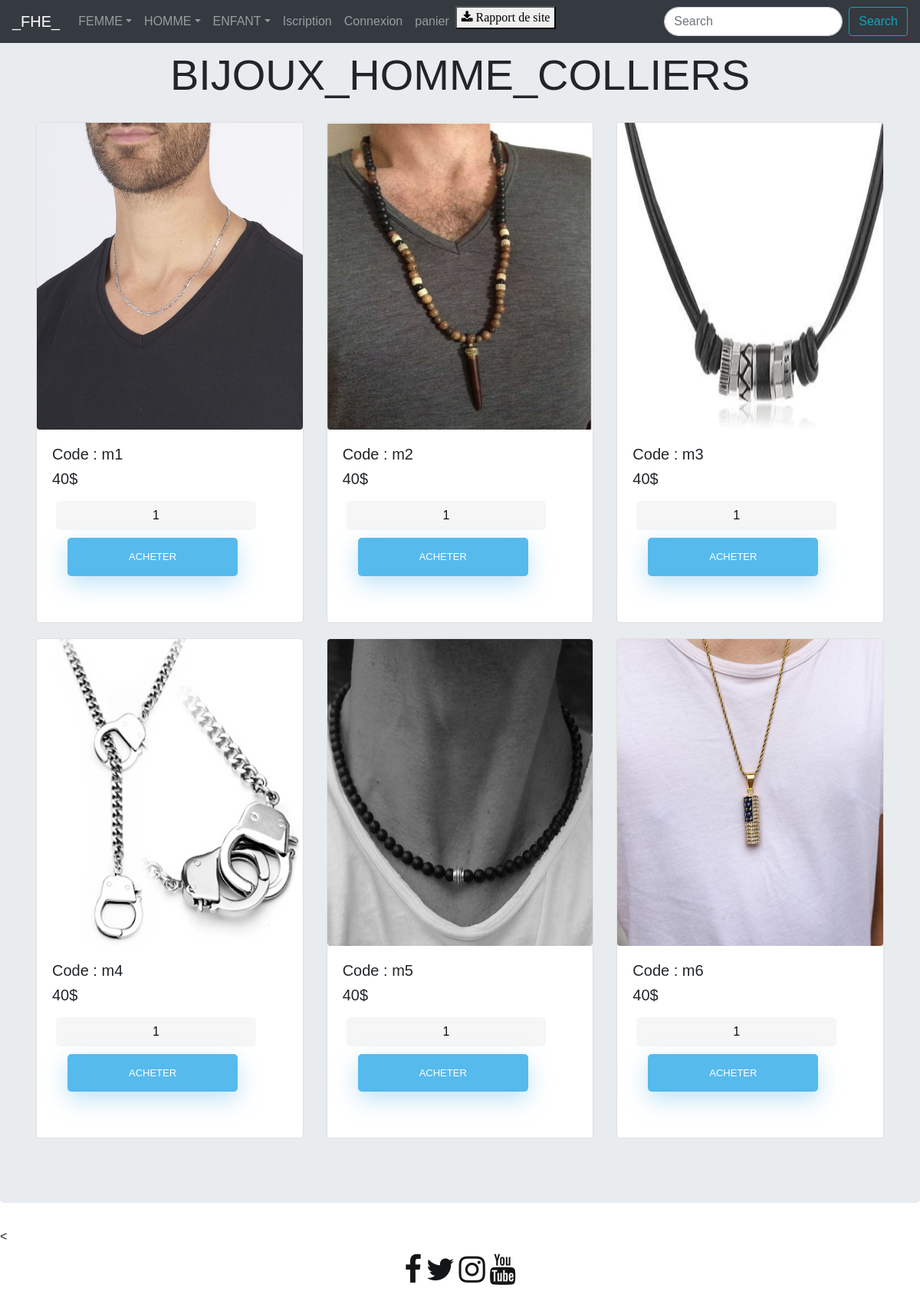
Page /colliersH.php on the committed database.
### tables this page shows
CREATE TABLE `product` (
  `id` int(11) NOT NULL,
  `pname` varchar(255) DEFAULT NULL,
  `image` varchar(255) DEFAULT NULL,
  `price` double DEFAULT NULL
);

### colliersH.php (the view, shortened to what this page needs)
 <!doctype html>
 <html lang="en">
   <head>
     <link rel="stylesheet" href="https://stackpath.bootstrapcdn.com/bootstrap/4.3.1/css/bootstrap.min.css">
     <link rel="stylesheet" href="https://cdnjs.cloudflare.com/ajax/libs/font-awesome/4.7.0/css/font-awesome.min.css">
     <link rel="stylesheet" type="text/css" href="ACCUEIL.css">
 </head>
   <body>
<div class="jumbotron" >
  <div class="container-fluid padding">
    <div class="row welcome text-center">
      <div class="col-12 ">
        <h1 class="display-4">BIJOUX_HOMME_COLLIERS</h1>
      </div>
    </div>
  </div>
  <div class="container-fluid padding">
  <div class="row">
    <div class="col-md-4 col-xs-4 col-sm-3 col-md-2">
      <div class="card">
       <?php
          $conn = mysqli_connect("localhost","id13014500_root","chaimaelmejgari","id13014500_ex_db");
          $query = "SELECT * FROM product where id=84 ";
            $result = mysqli_query($conn,$query);
            if(mysqli_num_rows($result) > 0) {
                while ($row = mysqli_fetch_array($result)) { ?>
                        <form method="post" action="cart.php?action=add&id=<?php echo $row["id"]; ?>">
                                 <img src="<?php echo $row["image"]; ?>" class="card-img-top rounded mx-auto d-block">
                                <div class="card-body">
                                <h5 class="card-text"><?php echo $row["pname"]; ?></h5>
                                <h5 class="card-title"><?php echo $row["price"]; ?>$</h5>
                                <input type="text" name="quantity" class="form-control" value="1">
                                <input class="btn btn-outline-secondary" type="submit" name="add"
                                       value="acheter">
                                       </div>
                        </form>
                    <?php
                }
            }
        ?>
      </div>
    </div>
    <div class="col-md-4 col-xs-4 col-sm-3 col-md-2">
      <div class="card">
        <?php
          $conn = mysqli_connect("localhost","id13014500_root","chaimaelmejgari","id13014500_ex_db");
          $query = "SELECT * FROM product where id=85 ";
            $result = mysqli_query($conn,$query);
            if(mysqli_num_rows($result) > 0) {
                while ($row = mysqli_fetch_array($result)) { ?>
                        <form method="post" action="cart.php?action=add&id=<?php echo $row["id"]; ?>">
                                 <img src="<?php echo $row["image"]; ?>" class="card-img-top rounded mx-auto d-block">
                                <div class="card-body">
                                <h5 class="card-text"><?php echo $row["pname"]; ?></h5>
                                <h5 class="card-title"><?php echo $row["price"]; ?>$</h5>
                                <input type="text" name="quantity" class="form-control" value="1">
                                <input class="btn btn-outline-secondary" type="submit" name="add"
                                       value="acheter">
                                       </div>
                        </form>
                    <?php
                }
            }
        ?>
      </div>
    </div>
    <div class="col-md-4 col-xs-4 col-sm-3 col-md-2 ">
      <div class="card">
        <?php
          $conn = mysqli_connect("localhost","id13014500_root","chaimaelmejgari","id13014500_ex_db");
          $query = "SELECT * FROM product where id=86 ";
            $result = mysqli_query($conn,$query);
            if(mysqli_num_rows($result) > 0) {
                while ($row = mysqli_fetch_array($result)) { ?>
                        <form method="post" action="cart.php?action=add&id=<?php echo $row["id"]; ?>">
                                 <img src="<?php echo $row["image"]; ?>" class="card-img-top rounded mx-auto d-block">
                                <div class="card-body">
                                <h5 class="card-text"><?php echo $row["pname"]; ?></h5>
                                <h5 class="card-title"><?php echo $row["price"]; ?>$</h5>
                                <input type="text" name="quantity" class="form-control" value="1">
                                <input class="btn btn-outline-secondary" type="submit" name="add"
                                       value="acheter">
                                       </div>
                        </form>
                    <?php
                }
            }
        ?>
      </div>
    </div>
  </div>
  </div>
  <div class="container-fluid padding">
  <div class="row">
    <div class="col-md-4 col-xs-4 col-sm-3 col-md-2">
      <div class="card">
        <?php
          $conn = mysqli_connect("localhost","id13014500_root","chaimaelmejgari","id13014500_ex_db");
          $query = "SELECT * FROM product where id=87 ";
            $result = mysqli_query($conn,$query);
            if(mysqli_num_rows($result) > 0) {
                while ($row = mysqli_fetch_array($result)) { ?>
                        <form method="post" action="cart.php?action=add&id=<?php echo $row["id"]; ?>">
                                 <img src="<?php echo $row["image"]; ?>" class="card-img-top rounded mx-auto d-block">
                                <div class="card-body">
                                <h5 class="card-text"><?php echo $row["pname"]; ?></h5>
                                <h5 class="card-title"><?php echo $row["price"]; ?>$</h5>
                                <input type="text" name="quantity" class="form-control" value="1">
                                <input class="btn btn-outline-secondary" type="submit" name="add"
                                       value="acheter">
                                       </div>
                        </form>
                    <?php
                }
            }
        ?>
      </div>
    </div>
    <div class="col-md-4 col-xs-4 col-sm-3 col-md-2">
      <div class="card">
        <?php
          $conn = mysqli_connect("localhost","id13014500_root","chaimaelmejgari","id13014500_ex_db");
          $query = "SELECT * FROM product where id=88 ";
            $result = mysqli_query($conn,$query);
            if(mysqli_num_rows($result) > 0) {
                while ($row = mysqli_fetch_array($result)) { ?>
                        <form method="post" action="cart.php?action=add&id=<?php echo $row["id"]; ?>">
                                 <img src="<?php echo $row["image"]; ?>" class="card-img-top rounded mx-auto d-block">
                                <div class="card-body">
                                <h5 class="card-text"><?php echo $row["pname"]; ?></h5>
                                <h5 class="card-title"><?php echo $row["price"]; ?>$</h5>
                                <input type="text" name="quantity" class="form-control" value="1">
                                <input class="btn btn-outline-secondary" type="submit" name="add"
                                       value="acheter">
                                       </div>
                        </form>
                    <?php
                }
            }
        ?>
      </div>
    </div>
    <div class="col-md-4 col-xs-4 col-sm-3 col-md-2 ">
      <div class="card">
        <?php
          $conn = mysqli_connect("localhost","id13014500_root","chaimaelmejgari","id13014500_ex_db");
          $query = "SELECT * FROM product where id=89 ";
            $result = mysqli_query($conn,$query);
            if(mysqli_num_rows($result) > 0) {
                while ($row = mysqli_fetch_array($result)) { ?>
                        <form method="post" action="cart.php?action=add&id=<?php echo $row["id"]; ?>">
                                 <img src="<?php echo $row["image"]; ?>" class="card-img-top rounded mx-auto d-block">
                                <div class="card-body">
                                <h5 class="card-text"><?php echo $row["pname"]; ?></h5>
                                <h5 class="card-title"><?php echo $row["price"]; ?>$</h5>
                                <input type="text" name="quantity" class="form-control" value="1">
                                <input class="btn btn-outline-secondary" type="submit" name="add"
                                       value="acheter">
                                       </div>
                        </form>
                    <?php
                }
            }
        ?>
      </div>
    </div>
  </div>
  </div>
</div>
 <<?php
    include("menu/menu.php")
    ?>
    </body>
 </html>

### ACCUEIL.css (style rules this page uses)
[class*="col"] { margin-bottom: 20px; }
img { width: 100%; height: 400px; }
html { background-color: #ffffff; }
body { font-family: "Poppins", sans-serif; height: 100vh; }
input[type=button], input[type=submit], input[type=reset] { background-color: #56baed; border: none; color: white; padding: 15px 80px; text-align: center; text-decoration: none; display: inline-block; text-transform: uppercase; font-size: 13px; -webkit-box-shadow: 0 10px 30px 0 rgba(95,186,233,0.4); box-shadow: 0 10px 30px 0 rgba(95,186,233,0.4); -webkit-border-radius: 5px 5px 5px 5px; border-radius: 5px 5px 5px 5px; margin: 5px 20px 40px 20px; -webkit-transition: all 0.3s ease-in-out; -moz-transition: all 0.3s ease-in-out; -ms-transition: all 0.3s ease-in-out; -o-transition: all 0.3s ease-in-out; transition: all 0.3s ease-in-out; }
input[type=text] { background-color: #f6f6f6; border: none; color: #0d0d0d; padding: 15px 32px; text-align: center; text-decoration: none; display: inline-block; font-size: 16px; margin: 5px; width: 85%; border: 2px solid #f6f6f6; -webkit-transition: all 0.5s ease-in-out; -moz-transition: all 0.5s ease-in-out; -ms-transition: all 0.5s ease-in-out; -o-transition: all 0.5s ease-in-out; transition: all 0.5s ease-in-out; -webkit-border-radius: 5px 5px 5px 5px; border-radius: 5px 5px 5px 5px; }
input[type=text]:placeholder { color: #cccccc; }
.form-control { border-radius:1.5rem; }

### rows in the picture
product: image (picture), pname "Code : m1", price "40"
product: image (picture), pname "Code : m2", price "40"
product: image (picture), pname "Code : m3", price "40"
product: image (picture), pname "Code : m4", price "40"
product: image (picture), pname "Code : m5", price "40"
product: image (picture), pname "Code : m6", price "40"
